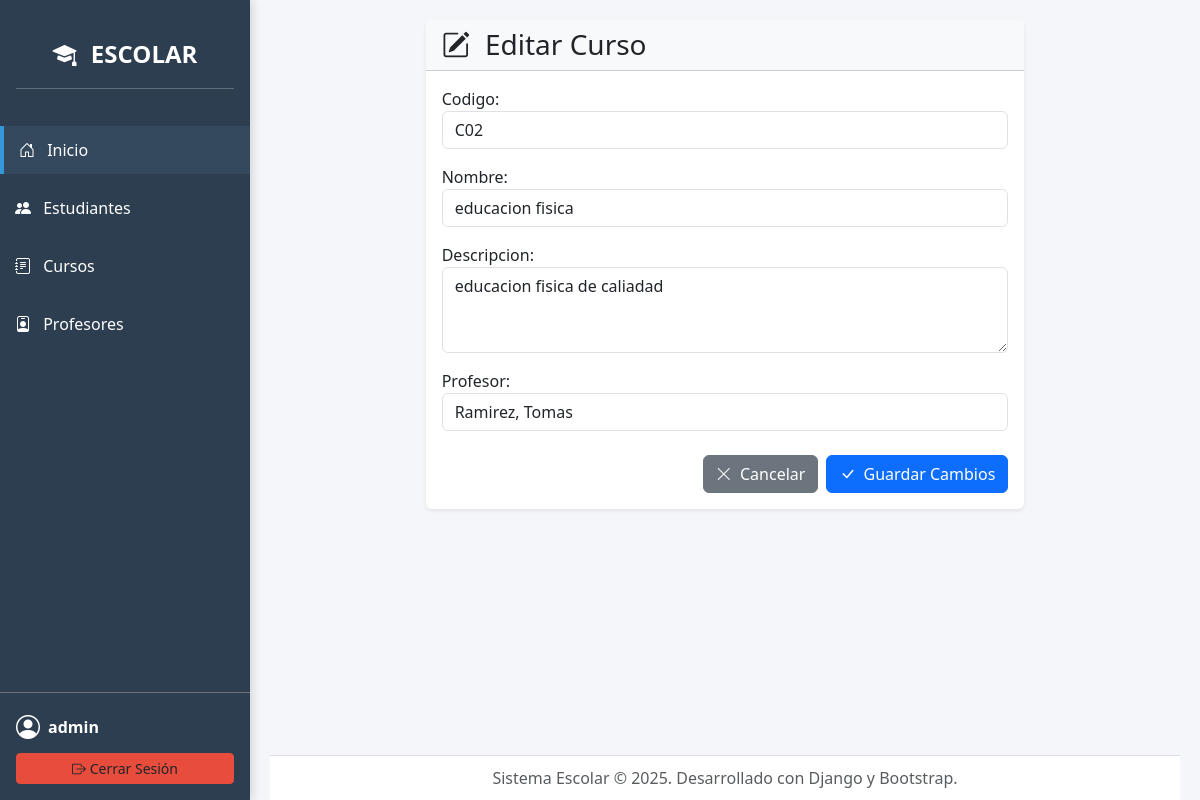
/cursos/2/edit/ (signed in), run on the app's committed database.
### core/models.py (models this page shows, shortened)
class Curso(models.Model):
    codigo = models.CharField(max_length=20, unique=True)
    nombre = models.CharField(max_length=200)
    descripcion = models.TextField(blank=True)
    profesor = models.ForeignKey(Profesor, on_delete=models.SET_NULL, null=True, blank=True)
    class Meta:
        verbose_name = "Curso"
        verbose_name_plural = "Cursos"
        ordering = ['codigo']

### core/views.py (the view)
# urls.py: path('cursos/<int:pk>/edit/', views.CursoUpdateView.as_view(), name='curso_edit'),
class CursoUpdateView(LoginRequiredMixin, PermissionRequiredMixin, UpdateView):
    model = Curso
    form_class = CursoForm
    template_name = 'cursos/curso_form.html'
    permission_required = 'core.change_curso'
    success_url = reverse_lazy('curso_list')

### core/forms.py
class CursoForm(forms.ModelForm):
    class Meta:
        model = Curso
        fields = ['codigo','nombre','descripcion','profesor']
        widgets = {
            'codigo': forms.TextInput(attrs={'class': 'form-control'}),
            'nombre': forms.TextInput(attrs={'class': 'form-control'}),
            'descripcion': forms.Textarea(attrs={'class': 'form-control', 'rows': 3}),
            'profesor': forms.Select(attrs={'class': 'form-select'}),
        }

### core/models.py (called while the page is built)
    def __str__(self):
        return f"{self.apellido}, {self.nombre}"

### core/templates/cursos/curso_form.html (shortened to what this page needs)
{% extends "base.html" %}
{% load widget_tweaks %}
{% block content %}
<div class="row justify-content-center">
    <div class="col-md-10 col-lg-8">
        <div class="card shadow-sm border-0">
            <div class="card-header bg-light">
                <h3 class="mb-0">{% if object %}<i class="bi bi-pencil-square me-2"></i> Editar Curso{% else %}<i class="bi bi-journal-plus me-2"></i> Nuevo Curso{% endif %}</h3>
            </div>
            <div class="card-body">
                <form method="post" novalidate>{% csrf_token %}
                    {% for field in form %}<div class="mb-3">
                        {{ field.label_tag }}
                        {% render_field field class="form-control" %}
                    </div>{% endfor %}
                    <div class="mt-4 d-flex justify-content-end gap-2">
                        <a href="{% url 'curso_list' %}" class="btn btn-secondary"><i class="bi bi-x-lg me-1"></i> Cancelar</a>
                        <button type="submit" class="btn btn-primary"><i class="bi bi-check-lg me-1"></i> Guardar Cambios</button>
                    </div>
                </form>
            </div>
        </div>
    </div>
</div>
{% endblock %}

### core/templates/base.html (shortened to what this page needs)
<!doctype html>
<html lang="es">
{% load static %}
<head>
    <link href="https://cdn.jsdelivr.net/npm/bootstrap@5.3.2/dist/css/bootstrap.min.css" rel="stylesheet">
    <link href="https://cdn.jsdelivr.net/npm/bootstrap-icons@1.11.1/font/bootstrap-icons.css" rel="stylesheet">
</head>
<body>
    <div class="sidebar d-flex flex-column">
        <div class="p-3 text-center">
            <a class="navbar-brand fw-bold" href="{% url 'home' %}">
                <i class="bi bi-mortarboard-fill me-2"></i> ESCOLAR
            </a>
            <hr class="text-white">
        </div>
<ul class="nav flex-column mb-auto">
    <li class="nav-item">
        <a class="nav-link text-white active" aria-current="page" href="{% url 'home' %}">
            <i class="bi bi-house-door me-2"></i> Inicio
        </a>
    </li>
    {% if user.is_authenticated %}
        <li class="nav-item">
            <a class="nav-link text-white" href="{% url 'estudiante_list' %}">
                <i class="bi bi-people-fill me-2"></i> Estudiantes
            </a>
        </li>
        <li class="nav-item">
            <a class="nav-link text-white" href="{% url 'curso_list' %}">
                <i class="bi bi-journal-text me-2"></i> Cursos
            </a>
        </li>
        <li class="nav-item">
            <a class="nav-link text-white" href="{% url 'profesor_list' %}">
                <i class="bi bi-person-badge me-2"></i> Profesores
            </a>
        </li>
    {% endif %}
</ul>
        <div class="user-info p-3 mt-auto border-top border-secondary">
            {% if user.is_authenticated %}
                <div class="d-flex align-items-center text-white mb-2">
                    <i class="bi bi-person-circle fs-4 me-2"></i>
                    <span class="fw-bold">{{ user.username }}</span>
                </div>
                <form method="POST" action="{% url 'logout' %}" class="d-inline w-100">
                    <button type="submit" class="btn logout-btn btn-sm w-100">
                        <i class="bi bi-box-arrow-right"></i> Cerrar Sesión
                    </button>
                </form>
            {% else %}
                <a class="btn btn-outline-light btn-sm w-100" href="{% url 'login' %}">
                    <i class="bi bi-box-arrow-in-right"></i> Iniciar Sesión
                </a>
            {% endif %}
        </div>
    </div>
    <div class="content-wrapper">
        <main class="pb-5">
            {% block content %}
            {% endblock %}
        </main>
        <footer class="app-footer text-muted">
            Sistema Escolar © 2025. Desarrollado con Django y Bootstrap.
        </footer>
    </div>
</body>
</html>

### core/templates/base.html (style rules this page uses)
body { background-color: #f4f6f9; font-family: "Segoe UI", sans-serif; margin: 0; padding: 0; display: flex; min-height: 100vh; }
.sidebar { width: 250px; flex-shrink: 0; background-color: #2c3e50; color: white; box-shadow: 2px 0 10px rgba(0, 0, 0, 0.15); position: sticky; top: 0; padding-top: 20px; }
.content-wrapper { flex-grow: 1; padding: 20px; padding-bottom: 70px; position: relative; }
.sidebar .nav-link { color: #bdc3c7; padding: 12px 15px; margin: 5px 0; transition: background-color 0.3s, color 0.3s; }
.sidebar .nav-link:hover, .sidebar .nav-link.active { background-color: #34495e; color: white; border-left: 4px solid #3498db; }
.sidebar .navbar-brand { color: white; font-size: 1.5rem; text-align: center; }
.app-footer { position: absolute; bottom: 0; width: calc(100% - 40px); background-color: #fff; color: #2c3e50; padding: 10px 0; text-align: center; border-top: 1px solid #ddd; }
.sidebar .logout-btn { background-color: #e74c3c; border-color: #e74c3c; }

### data on the page
Curso: codigo "C02" "educacion fisica" "educacion fisica de caliadad" "Ramirez, Tomas"

### other printed values
{{ user.username }} "admin"
{{ field.label_tag }} "Codigo:" "Nombre:" "Descripcion:" "Profesor:"
